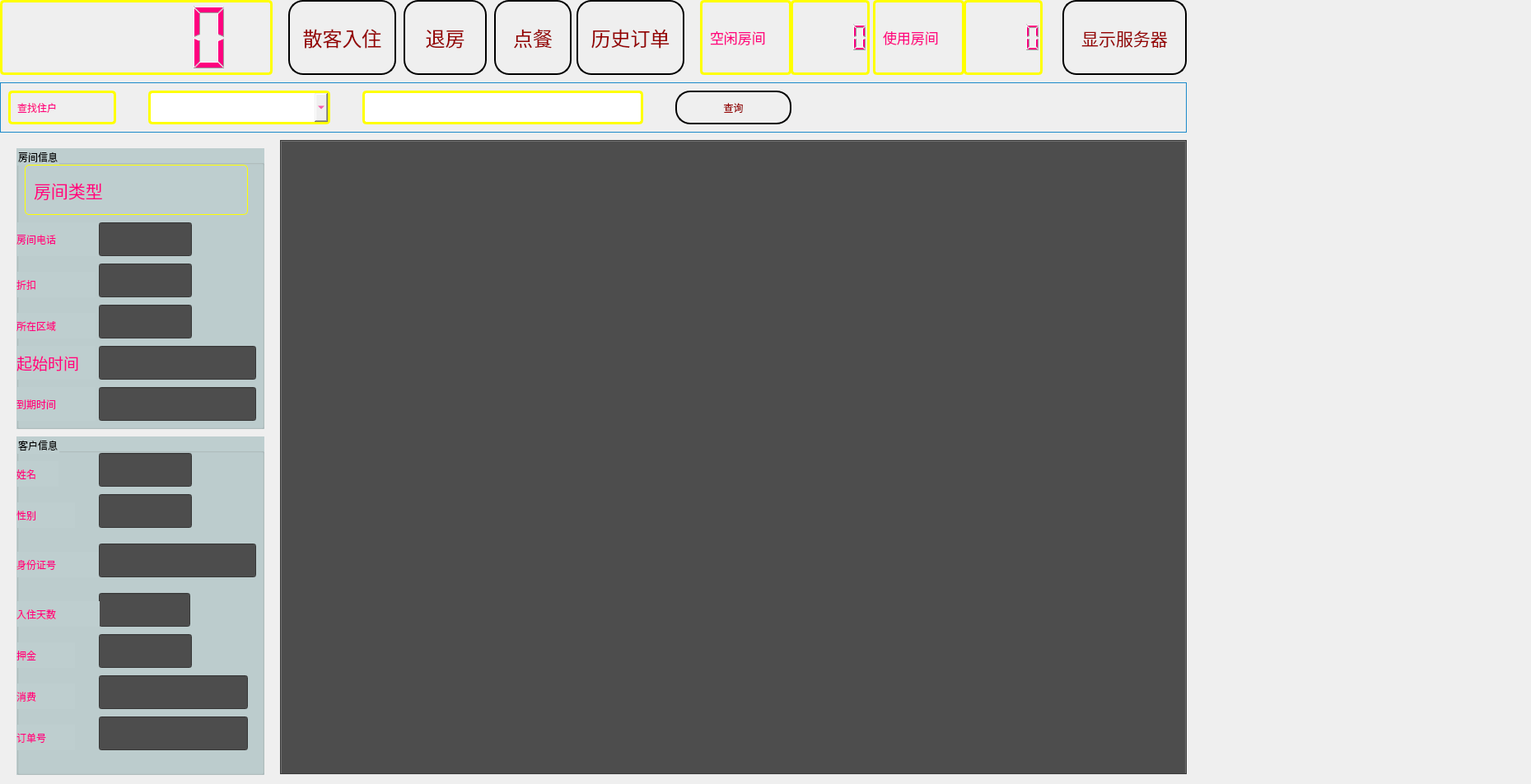
<?xml version="1.0" encoding="UTF-8"?>
<ui version="4.0">
 <class>CCashierOperate</class>
 <widget class="QWidget" name="CCashierOperate">
  <property name="geometry">
   <rect>
    <x>0</x>
    <y>0</y>
    <width>1859</width>
    <height>952</height>
   </rect>
  </property>
  <property name="windowTitle">
   <string>CCashierOperate</string>
  </property>
  <widget class="QPushButton" name="pushButton_SignalCustomer">
   <property name="geometry">
    <rect>
     <x>350</x>
     <y>0</y>
     <width>131</width>
     <height>91</height>
    </rect>
   </property>
   <property name="font">
    <font>
     <family>楷体</family>
     <pointsize>18</pointsize>
     <weight>50</weight>
     <italic>false</italic>
     <bold>false</bold>
    </font>
   </property>
   <property name="styleSheet">
    <string notr="true"> QPushButton {
color: #960000;
border: 2px solid #000000;
font: 18pt &quot;楷体&quot;;
border-radius: 18px;
padding: 5px;
background: qradialgradient(cx: 0.3, cy: -0.4,
fx: 0.3, fy: -0.4,
radius: 1.63, stop: 0 #ffff00, stop: 1 #ffff7f);
min-width: 80px;
}

QPushButton:hover {
background: qradialgradient(cx: 0.3, cy: -0.4,
fx: 0.3, fy: -0.4,
radius: 1.63, stop: 0 #ffff00, stop: 1 #55ffff);
}

 QPushButton:pressed {
background: qradialgradient(cx: 0.4, cy: -0.1,
fx: 0.4, fy: -0.1,
radius: 1.63, stop: 0 #ffff00, stop: 1 #55ff00);
}</string>
   </property>
   <property name="text">
    <string>散客入住</string>
   </property>
  </widget>
  <widget class="QPushButton" name="PB_accument">
   <property name="geometry">
    <rect>
     <x>490</x>
     <y>0</y>
     <width>101</width>
     <height>91</height>
    </rect>
   </property>
   <property name="font">
    <font>
     <family>楷体</family>
     <pointsize>18</pointsize>
     <weight>50</weight>
     <italic>false</italic>
     <bold>false</bold>
    </font>
   </property>
   <property name="styleSheet">
    <string notr="true"> QPushButton {
color: #960000;
border: 2px solid #000000;
font: 18pt &quot;楷体&quot;;
border-radius: 18px;
padding: 5px;
background: qradialgradient(cx: 0.3, cy: -0.4,
fx: 0.3, fy: -0.4,
radius: 1.63, stop: 0 #ffff00, stop: 1 #ffff7f);
min-width: 80px;
}

QPushButton:hover {
background: qradialgradient(cx: 0.3, cy: -0.4,
fx: 0.3, fy: -0.4,
radius: 1.63, stop: 0 #ffff00, stop: 1 #55ffff);
}

 QPushButton:pressed {
background: qradialgradient(cx: 0.4, cy: -0.1,
fx: 0.4, fy: -0.1,
radius: 1.63, stop: 0 #ffff00, stop: 1 #55ff00);
}</string>
   </property>
   <property name="text">
    <string>退房</string>
   </property>
  </widget>
  <widget class="QPushButton" name="PB_addmeals">
   <property name="geometry">
    <rect>
     <x>600</x>
     <y>0</y>
     <width>94</width>
     <height>91</height>
    </rect>
   </property>
   <property name="font">
    <font>
     <family>楷体</family>
     <pointsize>18</pointsize>
     <weight>50</weight>
     <italic>false</italic>
     <bold>false</bold>
    </font>
   </property>
   <property name="styleSheet">
    <string notr="true"> QPushButton {
color: #960000;
border: 2px solid #000000;
font: 18pt &quot;楷体&quot;;
border-radius: 18px;
padding: 5px;
background: qradialgradient(cx: 0.3, cy: -0.4,
fx: 0.3, fy: -0.4,
radius: 1.63, stop: 0 #ffff00, stop: 1 #ffff7f);
min-width: 80px;
}

QPushButton:hover {
background: qradialgradient(cx: 0.3, cy: -0.4,
fx: 0.3, fy: -0.4,
radius: 1.63, stop: 0 #ffff00, stop: 1 #55ffff);
}

 QPushButton:pressed {
background: qradialgradient(cx: 0.4, cy: -0.1,
fx: 0.4, fy: -0.1,
radius: 1.63, stop: 0 #ffff00, stop: 1 #55ff00);
}</string>
   </property>
   <property name="text">
    <string>点餐</string>
   </property>
  </widget>
  <widget class="QPushButton" name="PB_history">
   <property name="geometry">
    <rect>
     <x>700</x>
     <y>0</y>
     <width>131</width>
     <height>91</height>
    </rect>
   </property>
   <property name="font">
    <font>
     <family>楷体</family>
     <pointsize>18</pointsize>
     <weight>50</weight>
     <italic>false</italic>
     <bold>false</bold>
    </font>
   </property>
   <property name="styleSheet">
    <string notr="true"> QPushButton {
color: #960000;
border: 2px solid #000000;
font: 18pt &quot;楷体&quot;;
border-radius: 18px;
padding: 5px;
background: qradialgradient(cx: 0.3, cy: -0.4,
fx: 0.3, fy: -0.4,
radius: 1.63, stop: 0 #ffff00, stop: 1 #ffff7f);
min-width: 80px;
}

QPushButton:hover {
background: qradialgradient(cx: 0.3, cy: -0.4,
fx: 0.3, fy: -0.4,
radius: 1.63, stop: 0 #ffff00, stop: 1 #55ffff);
}

 QPushButton:pressed {
background: qradialgradient(cx: 0.4, cy: -0.1,
fx: 0.4, fy: -0.1,
radius: 1.63, stop: 0 #ffff00, stop: 1 #55ff00);
}</string>
   </property>
   <property name="text">
    <string>历史订单</string>
   </property>
  </widget>
  <widget class="QWidget" name="widget_SEARCH" native="true">
   <property name="geometry">
    <rect>
     <x>0</x>
     <y>100</y>
     <width>1441</width>
     <height>61</height>
    </rect>
   </property>
   <property name="styleSheet">
    <string notr="true">

    border:1px solid #1B89CA;
    border-radius:0px;</string>
   </property>
   <widget class="QPushButton" name="pushButton_search">
    <property name="geometry">
     <rect>
      <x>820</x>
      <y>10</y>
      <width>141</width>
      <height>41</height>
     </rect>
    </property>
    <property name="styleSheet">
     <string notr="true"> QPushButton {
color: #960000;
border: 2px solid #000000;
font: 16pt &quot;楷体&quot;;
border-radius: 18px;
padding: 5px;
background: qradialgradient(cx: 0.3, cy: -0.4,
fx: 0.3, fy: -0.4,
radius: 1.63, stop: 0 #ffff00, stop: 1 #ffff7f);
min-width: 80px;
}

QPushButton:hover {
background: qradialgradient(cx: 0.3, cy: -0.4,
fx: 0.3, fy: -0.4,
radius: 1.63, stop: 0 #ffff00, stop: 1 #55ffff);
}

 QPushButton:pressed {
background: qradialgradient(cx: 0.4, cy: -0.1,
fx: 0.4, fy: -0.1,
radius: 1.63, stop: 0 #ffff00, stop: 1 #55ff00);
}</string>
    </property>
    <property name="text">
     <string>查询</string>
    </property>
   </widget>
   <widget class="QComboBox" name="comboBox_search">
    <property name="geometry">
     <rect>
      <x>180</x>
      <y>10</y>
      <width>221</width>
      <height>41</height>
     </rect>
    </property>
    <property name="styleSheet">
     <string notr="true">
color: #ff007f;
border: 3px solid #ffff00;
font: 14pt &quot;楷体&quot;;
border-radius: 5px;
padding: 5px;
background: qradialgradient(cx: 0.3, cy: -0.4,
fx: 0.3, fy: -0.4,
radius: 1.63, stop: 0 #00ffff, stop: 1 #aaffff);
min-width: 80px;</string>
    </property>
   </widget>
   <widget class="QLineEdit" name="lineEdit_search">
    <property name="geometry">
     <rect>
      <x>440</x>
      <y>10</y>
      <width>341</width>
      <height>41</height>
     </rect>
    </property>
    <property name="styleSheet">
     <string notr="true">color: #ff007f;
border: 3px solid #ffff00;
font: 14pt &quot;楷体&quot;;
border-radius: 5px;
padding: 5px;
background: qradialgradient(cx: 0.3, cy: -0.4,
fx: 0.3, fy: -0.4,
radius: 1.63, stop: 0 #00ffff, stop: 1 #aaffff);
min-width: 80px;</string>
    </property>
    <property name="text">
     <string/>
    </property>
   </widget>
   <widget class="QLabel" name="label_14">
    <property name="geometry">
     <rect>
      <x>10</x>
      <y>10</y>
      <width>131</width>
      <height>41</height>
     </rect>
    </property>
    <property name="styleSheet">
     <string notr="true">color: #ff007f;
border: 3px solid #ffff00;
font: 14pt &quot;楷体&quot;;
border-radius: 5px;
padding: 5px;
background: qradialgradient(cx: 0.3, cy: -0.4,
fx: 0.3, fy: -0.4,
radius: 1.63, stop: 0 #00ffff, stop: 1 #aaffff);
min-width: 80px;</string>
    </property>
    <property name="text">
     <string>查找住户</string>
    </property>
   </widget>
  </widget>
  <widget class="QWidget" name="widget_roomMessaage" native="true">
   <property name="geometry">
    <rect>
     <x>0</x>
     <y>170</y>
     <width>331</width>
     <height>631</height>
    </rect>
   </property>
   <property name="styleSheet">
    <string notr="true"/>
   </property>
   <widget class="QGroupBox" name="groupBox">
    <property name="geometry">
     <rect>
      <x>20</x>
      <y>10</y>
      <width>301</width>
      <height>341</height>
     </rect>
    </property>
    <property name="styleSheet">
     <string notr="true">background:rgb(190,206,207);</string>
    </property>
    <property name="title">
     <string>房间信息</string>
    </property>
    <widget class="QLabel" name="label_roomtype">
     <property name="geometry">
      <rect>
       <x>10</x>
       <y>20</y>
       <width>271</width>
       <height>61</height>
      </rect>
     </property>
     <property name="font">
      <font>
       <family>楷体</family>
       <pointsize>16</pointsize>
       <weight>50</weight>
       <italic>false</italic>
       <bold>false</bold>
      </font>
     </property>
     <property name="styleSheet">
      <string notr="true">color: #ff007f;
border: 1px solid #ffff00;
font: 16pt &quot;楷体&quot;;
border-radius: 5px;
padding: 5px;
background: qradialgradient(cx: 0.3, cy: -0.4,
fx: 0.3, fy: -0.4,
radius: 1.63, stop: 0 #00ffff, stop: 1 #aaffff);
</string>
     </property>
     <property name="text">
      <string>房间类型</string>
     </property>
    </widget>
    <widget class="QLabel" name="label_2">
     <property name="geometry">
      <rect>
       <x>0</x>
       <y>90</y>
       <width>111</width>
       <height>41</height>
      </rect>
     </property>
     <property name="styleSheet">
      <string notr="true">color: #ff007f;
font: 14pt &quot;黑体&quot;;</string>
     </property>
     <property name="text">
      <string>房间电话</string>
     </property>
    </widget>
    <widget class="QLabel" name="label_3">
     <property name="geometry">
      <rect>
       <x>0</x>
       <y>200</y>
       <width>96</width>
       <height>31</height>
      </rect>
     </property>
     <property name="styleSheet">
      <string notr="true">color: #ff007f;
font: 14pt &quot;黑体&quot;;</string>
     </property>
     <property name="text">
      <string>所在区域</string>
     </property>
    </widget>
    <widget class="QLabel" name="label_4">
     <property name="geometry">
      <rect>
       <x>0</x>
       <y>240</y>
       <width>96</width>
       <height>41</height>
      </rect>
     </property>
     <property name="font">
      <font>
       <family>黑体</family>
       <pointsize>14</pointsize>
       <weight>50</weight>
       <italic>false</italic>
       <bold>false</bold>
      </font>
     </property>
     <property name="styleSheet">
      <string notr="true">color: #ff007f;
font: 14pt &quot;黑体&quot;;</string>
     </property>
     <property name="text">
      <string>起始时间</string>
     </property>
    </widget>
    <widget class="QLabel" name="label_5">
     <property name="geometry">
      <rect>
       <x>0</x>
       <y>290</y>
       <width>96</width>
       <height>41</height>
      </rect>
     </property>
     <property name="styleSheet">
      <string notr="true">color: #ff007f;
font: 14pt &quot;黑体&quot;;</string>
     </property>
     <property name="text">
      <string>到期时间</string>
     </property>
    </widget>
    <widget class="QLineEdit" name="lineEdit_roomcall">
     <property name="geometry">
      <rect>
       <x>100</x>
       <y>90</y>
       <width>113</width>
       <height>41</height>
      </rect>
     </property>
     <property name="font">
      <font>
       <family>黑体</family>
       <pointsize>14</pointsize>
       <weight>50</weight>
       <italic>false</italic>
       <bold>false</bold>
      </font>
     </property>
     <property name="focusPolicy">
      <enum>Qt::NoFocus</enum>
     </property>
     <property name="styleSheet">
      <string notr="true">color:rgb(255,255,255);
background:rgb(77,77,77);
font: 14pt &quot;黑体&quot;;

</string>
     </property>
    </widget>
    <widget class="QLineEdit" name="lineEdit_roomplace">
     <property name="geometry">
      <rect>
       <x>100</x>
       <y>190</y>
       <width>113</width>
       <height>41</height>
      </rect>
     </property>
     <property name="font">
      <font>
       <family>黑体</family>
       <pointsize>14</pointsize>
       <weight>50</weight>
       <italic>false</italic>
       <bold>false</bold>
      </font>
     </property>
     <property name="focusPolicy">
      <enum>Qt::NoFocus</enum>
     </property>
     <property name="styleSheet">
      <string notr="true">color:rgb(255,255,255);
background:rgb(77,77,77);
font: 14pt &quot;黑体&quot;;


</string>
     </property>
    </widget>
    <widget class="QLineEdit" name="lineEdit_starttime">
     <property name="geometry">
      <rect>
       <x>100</x>
       <y>240</y>
       <width>191</width>
       <height>41</height>
      </rect>
     </property>
     <property name="font">
      <font>
       <family>黑体</family>
       <pointsize>12</pointsize>
       <weight>50</weight>
       <italic>false</italic>
       <bold>false</bold>
      </font>
     </property>
     <property name="focusPolicy">
      <enum>Qt::NoFocus</enum>
     </property>
     <property name="styleSheet">
      <string notr="true">color:rgb(255,255,255);
background:rgb(77,77,77);
font: 12pt &quot;黑体&quot;;

</string>
     </property>
    </widget>
    <widget class="QLineEdit" name="lineEdit_lefttime">
     <property name="geometry">
      <rect>
       <x>100</x>
       <y>290</y>
       <width>191</width>
       <height>41</height>
      </rect>
     </property>
     <property name="font">
      <font>
       <family>黑体</family>
       <pointsize>12</pointsize>
       <weight>50</weight>
       <italic>false</italic>
       <bold>false</bold>
      </font>
     </property>
     <property name="focusPolicy">
      <enum>Qt::NoFocus</enum>
     </property>
     <property name="styleSheet">
      <string notr="true">color:rgb(255,255,255);
background:rgb(77,77,77);
font: 12pt &quot;黑体&quot;;


</string>
     </property>
    </widget>
    <widget class="QLabel" name="label_10">
     <property name="geometry">
      <rect>
       <x>0</x>
       <y>150</y>
       <width>96</width>
       <height>31</height>
      </rect>
     </property>
     <property name="styleSheet">
      <string notr="true">color: #ff007f;
font: 14pt &quot;黑体&quot;;</string>
     </property>
     <property name="text">
      <string>折扣</string>
     </property>
    </widget>
    <widget class="QLineEdit" name="lineEdit_discount">
     <property name="geometry">
      <rect>
       <x>100</x>
       <y>140</y>
       <width>113</width>
       <height>41</height>
      </rect>
     </property>
     <property name="font">
      <font>
       <family>黑体</family>
       <pointsize>14</pointsize>
       <weight>50</weight>
       <italic>false</italic>
       <bold>false</bold>
      </font>
     </property>
     <property name="focusPolicy">
      <enum>Qt::NoFocus</enum>
     </property>
     <property name="styleSheet">
      <string notr="true">color:rgb(255,255,255);
background:rgb(77,77,77);
font: 14pt &quot;黑体&quot;;


</string>
     </property>
    </widget>
   </widget>
  </widget>
  <widget class="QTabWidget" name="tabWidget_room">
   <property name="geometry">
    <rect>
     <x>340</x>
     <y>170</y>
     <width>1101</width>
     <height>771</height>
    </rect>
   </property>
   <property name="font">
    <font>
     <family>楷体</family>
     <pointsize>12</pointsize>
    </font>
   </property>
   <property name="autoFillBackground">
    <bool>false</bool>
   </property>
   <property name="styleSheet">
    <string notr="true">background:rgb(77,77,77)

</string>
   </property>
   <property name="currentIndex">
    <number>-1</number>
   </property>
  </widget>
  <widget class="DiDaClock" name="lcd_clock">
   <property name="geometry">
    <rect>
     <x>0</x>
     <y>0</y>
     <width>331</width>
     <height>91</height>
    </rect>
   </property>
   <property name="styleSheet">
    <string notr="true">color: #ff007f;
border: 3px solid #ffff00;
font: 17pt &quot;楷体&quot;;
border-radius: 5px;
padding: 5px;
background: qradialgradient(cx: 0.3, cy: -0.4,
fx: 0.3, fy: -0.4,
radius: 1.63, stop: 0 #00ffff, stop: 1 #aaffff);
min-width: 80px;</string>
   </property>
  </widget>
  <widget class="QLabel" name="label">
   <property name="geometry">
    <rect>
     <x>850</x>
     <y>0</y>
     <width>111</width>
     <height>91</height>
    </rect>
   </property>
   <property name="font">
    <font>
     <family>楷体</family>
     <pointsize>13</pointsize>
     <weight>50</weight>
     <italic>false</italic>
     <bold>false</bold>
    </font>
   </property>
   <property name="styleSheet">
    <string notr="true">color: #ff007f;
border: 3px solid #ffff00;
font: 13pt &quot;楷体&quot;;
border-radius: 5px;
padding: 5px;
background: qradialgradient(cx: 0.3, cy: -0.4,
fx: 0.3, fy: -0.4,
radius: 1.63, stop: 0 #00ffff, stop: 1 #aaffff);
min-width: 80px;</string>
   </property>
   <property name="text">
    <string>空闲房间</string>
   </property>
  </widget>
  <widget class="QLabel" name="label_15">
   <property name="geometry">
    <rect>
     <x>1060</x>
     <y>0</y>
     <width>111</width>
     <height>91</height>
    </rect>
   </property>
   <property name="font">
    <font>
     <family>楷体</family>
     <pointsize>13</pointsize>
     <weight>50</weight>
     <italic>false</italic>
     <bold>false</bold>
    </font>
   </property>
   <property name="styleSheet">
    <string notr="true">color: #ff007f;
border: 3px solid #ffff00;
font: 13pt &quot;楷体&quot;;
border-radius: 5px;
padding: 5px;
background: qradialgradient(cx: 0.3, cy: -0.4,
fx: 0.3, fy: -0.4,
radius: 1.63, stop: 0 #00ffff, stop: 1 #aaffff);
min-width: 80px;</string>
   </property>
   <property name="text">
    <string>使用房间</string>
   </property>
  </widget>
  <widget class="QLCDNumber" name="lcd_empty">
   <property name="geometry">
    <rect>
     <x>960</x>
     <y>0</y>
     <width>96</width>
     <height>91</height>
    </rect>
   </property>
   <property name="font">
    <font>
     <family>楷体</family>
     <pointsize>13</pointsize>
     <weight>50</weight>
     <italic>false</italic>
     <bold>false</bold>
    </font>
   </property>
   <property name="styleSheet">
    <string notr="true">color: #ff007f;
border: 3px solid #ffff00;
font: 13pt &quot;楷体&quot;;
border-radius: 5px;
padding: 5px;
background: qradialgradient(cx: 0.3, cy: -0.4,
fx: 0.3, fy: -0.4,
radius: 1.63, stop: 0 #00ffff, stop: 1 #aaffff);
min-width: 80px;</string>
   </property>
  </widget>
  <widget class="QLCDNumber" name="lcd_Full">
   <property name="geometry">
    <rect>
     <x>1170</x>
     <y>0</y>
     <width>96</width>
     <height>91</height>
    </rect>
   </property>
   <property name="styleSheet">
    <string notr="true">color: #ff007f;
border: 3px solid #ffff00;
font: 13pt &quot;楷体&quot;;
border-radius: 5px;
padding: 5px;
background: qradialgradient(cx: 0.3, cy: -0.4,
fx: 0.3, fy: -0.4,
radius: 1.63, stop: 0 #00ffff, stop: 1 #aaffff);
min-width: 80px;</string>
   </property>
  </widget>
  <widget class="QWidget" name="widget_sever" native="true">
   <property name="geometry">
    <rect>
     <x>1480</x>
     <y>10</y>
     <width>371</width>
     <height>931</height>
    </rect>
   </property>
  </widget>
  <widget class="QPushButton" name="pb_sever">
   <property name="geometry">
    <rect>
     <x>1290</x>
     <y>0</y>
     <width>151</width>
     <height>91</height>
    </rect>
   </property>
   <property name="font">
    <font>
     <family>楷体</family>
     <pointsize>16</pointsize>
     <weight>50</weight>
     <italic>false</italic>
     <bold>false</bold>
    </font>
   </property>
   <property name="styleSheet">
    <string notr="true"> QPushButton {
color: #960000;
border: 2px solid #000000;
font: 16pt &quot;楷体&quot;;
border-radius: 17px;
padding: 5px;
background: qradialgradient(cx: 0.3, cy: -0.4,
fx: 0.3, fy: -0.4,
radius: 1.63, stop: 0 #ffff00, stop: 1 #ffff7f);
min-width: 80px;
}

QPushButton:hover {
background: qradialgradient(cx: 0.3, cy: -0.4,
fx: 0.3, fy: -0.4,
radius: 1.63, stop: 0 #ffff00, stop: 1 #55ffff);
}

 QPushButton:pressed {
background: qradialgradient(cx: 0.4, cy: -0.1,
fx: 0.4, fy: -0.1,
radius: 1.63, stop: 0 #ffff00, stop: 1 #55ff00);
}</string>
   </property>
   <property name="text">
    <string>显示服务器</string>
   </property>
  </widget>
  <widget class="QGroupBox" name="groupBox_2">
   <property name="geometry">
    <rect>
     <x>20</x>
     <y>530</y>
     <width>301</width>
     <height>411</height>
    </rect>
   </property>
   <property name="styleSheet">
    <string notr="true">background:rgb(190,206,207);</string>
   </property>
   <property name="title">
    <string>客户信息</string>
   </property>
   <widget class="QLabel" name="label_7">
    <property name="geometry">
     <rect>
      <x>0</x>
      <y>30</y>
      <width>51</width>
      <height>31</height>
     </rect>
    </property>
    <property name="styleSheet">
     <string notr="true">color: #ff007f;
font: 14pt &quot;黑体&quot;;</string>
    </property>
    <property name="text">
     <string>姓名</string>
    </property>
   </widget>
   <widget class="QLabel" name="label_8">
    <property name="geometry">
     <rect>
      <x>0</x>
      <y>80</y>
      <width>71</width>
      <height>31</height>
     </rect>
    </property>
    <property name="styleSheet">
     <string notr="true">color: #ff007f;
font: 14pt &quot;黑体&quot;;</string>
    </property>
    <property name="text">
     <string>性别</string>
    </property>
   </widget>
   <widget class="QLabel" name="label_9">
    <property name="geometry">
     <rect>
      <x>0</x>
      <y>140</y>
      <width>101</width>
      <height>31</height>
     </rect>
    </property>
    <property name="styleSheet">
     <string notr="true">color: #ff007f;
font: 14pt &quot;黑体&quot;;</string>
    </property>
    <property name="text">
     <string>身份证号</string>
    </property>
   </widget>
   <widget class="QLineEdit" name="lineEdit_cuntomername">
    <property name="geometry">
     <rect>
      <x>100</x>
      <y>20</y>
      <width>113</width>
      <height>41</height>
     </rect>
    </property>
    <property name="font">
     <font>
      <family>黑体</family>
      <pointsize>14</pointsize>
      <weight>50</weight>
      <italic>false</italic>
      <bold>false</bold>
     </font>
    </property>
    <property name="focusPolicy">
     <enum>Qt::NoFocus</enum>
    </property>
    <property name="styleSheet">
     <string notr="true">color:rgb(255,255,255);
background:rgb(77,77,77);
font: 14pt &quot;黑体&quot;;


</string>
    </property>
   </widget>
   <widget class="QLineEdit" name="lineEdit_sex">
    <property name="geometry">
     <rect>
      <x>100</x>
      <y>70</y>
      <width>113</width>
      <height>41</height>
     </rect>
    </property>
    <property name="font">
     <font>
      <family>黑体</family>
      <pointsize>14</pointsize>
      <weight>50</weight>
      <italic>false</italic>
      <bold>false</bold>
     </font>
    </property>
    <property name="focusPolicy">
     <enum>Qt::NoFocus</enum>
    </property>
    <property name="styleSheet">
     <string notr="true">color:rgb(255,255,255);
background:rgb(77,77,77);
font: 14pt &quot;黑体&quot;;

</string>
    </property>
   </widget>
   <widget class="QLineEdit" name="lineEdit_idcard">
    <property name="geometry">
     <rect>
      <x>100</x>
      <y>130</y>
      <width>191</width>
      <height>41</height>
     </rect>
    </property>
    <property name="font">
     <font>
      <family>黑体</family>
      <pointsize>12</pointsize>
      <weight>50</weight>
      <italic>false</italic>
      <bold>false</bold>
     </font>
    </property>
    <property name="focusPolicy">
     <enum>Qt::NoFocus</enum>
    </property>
    <property name="styleSheet">
     <string notr="true">color:rgb(255,255,255);
background:rgb(77,77,77);
font: 12pt &quot;黑体&quot;;

</string>
    </property>
    <property name="text">
     <string/>
    </property>
   </widget>
   <widget class="QLabel" name="label_11">
    <property name="geometry">
     <rect>
      <x>0</x>
      <y>300</y>
      <width>71</width>
      <height>31</height>
     </rect>
    </property>
    <property name="styleSheet">
     <string notr="true">color: #ff007f;
font: 14pt &quot;黑体&quot;;</string>
    </property>
    <property name="text">
     <string>消费</string>
    </property>
   </widget>
   <widget class="QLineEdit" name="lineEdit_days">
    <property name="geometry">
     <rect>
      <x>100</x>
      <y>190</y>
      <width>111</width>
      <height>41</height>
     </rect>
    </property>
    <property name="font">
     <font>
      <family>黑体</family>
      <pointsize>14</pointsize>
      <weight>50</weight>
      <italic>false</italic>
      <bold>false</bold>
     </font>
    </property>
    <property name="focusPolicy">
     <enum>Qt::NoFocus</enum>
    </property>
    <property name="styleSheet">
     <string notr="true">color:rgb(255,255,255);
background:rgb(77,77,77);
font: 14pt &quot;黑体&quot;;

</string>
    </property>
   </widget>
   <widget class="QLabel" name="label_6">
    <property name="geometry">
     <rect>
      <x>0</x>
      <y>250</y>
      <width>71</width>
      <height>31</height>
     </rect>
    </property>
    <property name="styleSheet">
     <string notr="true">color: #ff007f;
font: 14pt &quot;黑体&quot;;</string>
    </property>
    <property name="text">
     <string>押金</string>
    </property>
   </widget>
   <widget class="QLineEdit" name="lineEdit_pledge">
    <property name="geometry">
     <rect>
      <x>100</x>
      <y>240</y>
      <width>113</width>
      <height>41</height>
     </rect>
    </property>
    <property name="font">
     <font>
      <family>黑体</family>
      <pointsize>14</pointsize>
      <weight>50</weight>
      <italic>false</italic>
      <bold>false</bold>
     </font>
    </property>
    <property name="focusPolicy">
     <enum>Qt::NoFocus</enum>
    </property>
    <property name="styleSheet">
     <string notr="true">color:rgb(255,255,255);
background:rgb(77,77,77);
font: 14pt &quot;黑体&quot;;

</string>
    </property>
   </widget>
   <widget class="QLabel" name="label_12">
    <property name="geometry">
     <rect>
      <x>0</x>
      <y>200</y>
      <width>101</width>
      <height>31</height>
     </rect>
    </property>
    <property name="styleSheet">
     <string notr="true">color: #ff007f;
font: 14pt &quot;黑体&quot;;</string>
    </property>
    <property name="text">
     <string>入住天数</string>
    </property>
   </widget>
   <widget class="QLineEdit" name="lineEdit_cash">
    <property name="geometry">
     <rect>
      <x>100</x>
      <y>290</y>
      <width>181</width>
      <height>41</height>
     </rect>
    </property>
    <property name="font">
     <font>
      <family>黑体</family>
      <pointsize>14</pointsize>
      <weight>50</weight>
      <italic>false</italic>
      <bold>false</bold>
     </font>
    </property>
    <property name="focusPolicy">
     <enum>Qt::NoFocus</enum>
    </property>
    <property name="styleSheet">
     <string notr="true">color:rgb(255,255,255);
background:rgb(77,77,77);
font: 14pt &quot;黑体&quot;;


</string>
    </property>
   </widget>
   <widget class="QLabel" name="label_13">
    <property name="geometry">
     <rect>
      <x>0</x>
      <y>350</y>
      <width>71</width>
      <height>31</height>
     </rect>
    </property>
    <property name="styleSheet">
     <string notr="true">color: #ff007f;
font: 14pt &quot;黑体&quot;;</string>
    </property>
    <property name="text">
     <string>订单号</string>
    </property>
   </widget>
   <widget class="QLineEdit" name="lineEdit_payid">
    <property name="geometry">
     <rect>
      <x>100</x>
      <y>340</y>
      <width>181</width>
      <height>41</height>
     </rect>
    </property>
    <property name="font">
     <font>
      <family>黑体</family>
      <pointsize>14</pointsize>
      <weight>50</weight>
      <italic>false</italic>
      <bold>false</bold>
     </font>
    </property>
    <property name="focusPolicy">
     <enum>Qt::NoFocus</enum>
    </property>
    <property name="styleSheet">
     <string notr="true">color:rgb(255,255,255);
background:rgb(77,77,77);
font: 14pt &quot;黑体&quot;;
</string>
    </property>
   </widget>
  </widget>
 </widget>
 <layoutdefault spacing="6" margin="11"/>
 <customwidgets>
  <customwidget>
   <class>DiDaClock</class>
   <extends>QLCDNumber</extends>
   <header>didaclock.h</header>
  </customwidget>
 </customwidgets>
 <resources/>
 <connections/>
</ui>
